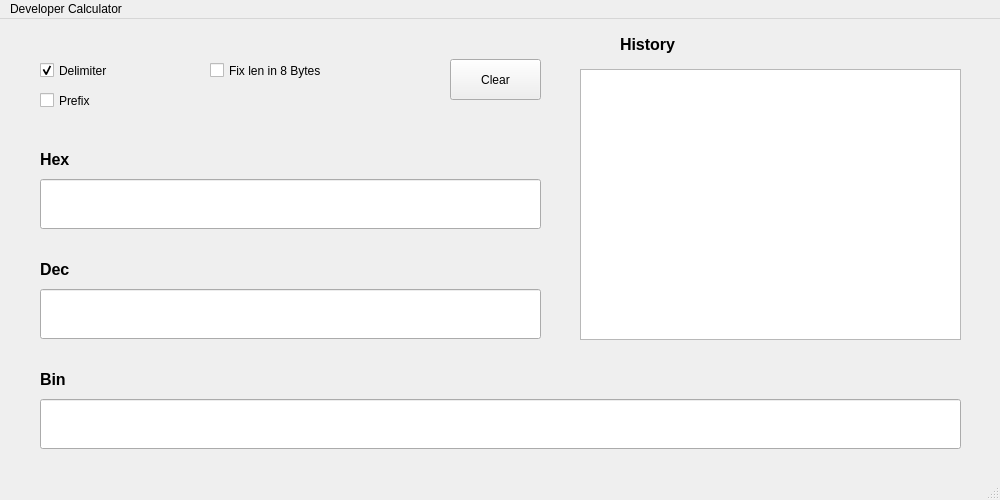
<?xml version="1.0" encoding="UTF-8"?>
<ui version="4.0">
 <class>DevCalcWindow</class>
 <widget class="QMainWindow" name="DevCalcWindow">
  <property name="geometry">
   <rect>
    <x>0</x>
    <y>0</y>
    <width>1000</width>
    <height>500</height>
   </rect>
  </property>
  <property name="font">
   <font>
    <family>Times New Roman</family>
    <pointsize>30</pointsize>
   </font>
  </property>
  <property name="windowTitle">
   <string>MainWindow</string>
  </property>
  <property name="styleSheet">
   <string notr="true">QMainWindow
{
}
QLineEdit
{
}
QLineEdit:hover
{
	background-color: rgb(181, 181, 181);
}
</string>
  </property>
  <widget class="QWidget" name="centralwidget">
   <property name="styleSheet">
    <string notr="true"/>
   </property>
   <widget class="QLabel" name="HistoryLabel">
    <property name="geometry">
     <rect>
      <x>620</x>
      <y>10</y>
      <width>181</width>
      <height>31</height>
     </rect>
    </property>
    <property name="text">
     <string>&lt;html&gt;&lt;head/&gt;&lt;body&gt;&lt;p&gt;&lt;span style=&quot; font-size:12pt; font-weight:700;&quot;&gt;History&lt;/span&gt;&lt;/p&gt;&lt;/body&gt;&lt;/html&gt;</string>
    </property>
   </widget>
   <widget class="QCheckBox" name="DelimiterCB">
    <property name="geometry">
     <rect>
      <x>40</x>
      <y>40</y>
      <width>221</width>
      <height>23</height>
     </rect>
    </property>
    <property name="text">
     <string>Delimiter</string>
    </property>
    <property name="checked">
     <bool>true</bool>
    </property>
   </widget>
   <widget class="QCheckBox" name="PrefixCB">
    <property name="geometry">
     <rect>
      <x>40</x>
      <y>70</y>
      <width>221</width>
      <height>23</height>
     </rect>
    </property>
    <property name="text">
     <string>Prefix</string>
    </property>
   </widget>
   <widget class="QPushButton" name="ClearBnt">
    <property name="geometry">
     <rect>
      <x>450</x>
      <y>40</y>
      <width>91</width>
      <height>41</height>
     </rect>
    </property>
    <property name="text">
     <string>Clear</string>
    </property>
   </widget>
   <widget class="QPlainTextEdit" name="HistoryText">
    <property name="geometry">
     <rect>
      <x>580</x>
      <y>50</y>
      <width>381</width>
      <height>271</height>
     </rect>
    </property>
   </widget>
   <widget class="QLabel" name="HexLabel">
    <property name="geometry">
     <rect>
      <x>40</x>
      <y>130</y>
      <width>181</width>
      <height>21</height>
     </rect>
    </property>
    <property name="text">
     <string>&lt;html&gt;&lt;head/&gt;&lt;body&gt;&lt;p&gt;&lt;span style=&quot; font-size:12pt; font-weight:700;&quot;&gt;Hex&lt;/span&gt;&lt;/p&gt;&lt;/body&gt;&lt;/html&gt;</string>
    </property>
   </widget>
   <widget class="QLabel" name="BinLabel">
    <property name="geometry">
     <rect>
      <x>40</x>
      <y>350</y>
      <width>181</width>
      <height>21</height>
     </rect>
    </property>
    <property name="text">
     <string>&lt;html&gt;&lt;head/&gt;&lt;body&gt;&lt;p&gt;&lt;span style=&quot; font-size:12pt; font-weight:700;&quot;&gt;Bin&lt;/span&gt;&lt;/p&gt;&lt;/body&gt;&lt;/html&gt;</string>
    </property>
   </widget>
   <widget class="QLineEdit" name="DecText">
    <property name="geometry">
     <rect>
      <x>40</x>
      <y>270</y>
      <width>501</width>
      <height>50</height>
     </rect>
    </property>
    <property name="font">
     <font>
      <family>Times New Roman</family>
      <pointsize>14</pointsize>
     </font>
    </property>
    <property name="focusPolicy">
     <enum>Qt::ClickFocus</enum>
    </property>
    <property name="whatsThis">
     <string>&lt;html&gt;&lt;head/&gt;&lt;body&gt;&lt;p&gt;0x{hex}&lt;/p&gt;&lt;/body&gt;&lt;/html&gt;</string>
    </property>
    <property name="styleSheet">
     <string notr="true">hex_text
{
	background-color: rgb(255, 170, 0)
}</string>
    </property>
    <property name="inputMask">
     <string/>
    </property>
    <property name="text">
     <string notr="true" extracomment="Hex value"/>
    </property>
    <property name="alignment">
     <set>Qt::AlignRight|Qt::AlignTrailing|Qt::AlignVCenter</set>
    </property>
   </widget>
   <widget class="QLineEdit" name="BinText">
    <property name="geometry">
     <rect>
      <x>40</x>
      <y>380</y>
      <width>921</width>
      <height>50</height>
     </rect>
    </property>
    <property name="font">
     <font>
      <family>Times New Roman</family>
      <pointsize>14</pointsize>
     </font>
    </property>
    <property name="focusPolicy">
     <enum>Qt::ClickFocus</enum>
    </property>
    <property name="whatsThis">
     <string>&lt;html&gt;&lt;head/&gt;&lt;body&gt;&lt;p&gt;0x{hex}&lt;/p&gt;&lt;/body&gt;&lt;/html&gt;</string>
    </property>
    <property name="styleSheet">
     <string notr="true">hex_text
{
	background-color: rgb(255, 170, 0)
}</string>
    </property>
    <property name="inputMask">
     <string/>
    </property>
    <property name="text">
     <string notr="true" extracomment="Hex value"/>
    </property>
    <property name="alignment">
     <set>Qt::AlignRight|Qt::AlignTrailing|Qt::AlignVCenter</set>
    </property>
   </widget>
   <widget class="QLineEdit" name="HexText">
    <property name="geometry">
     <rect>
      <x>40</x>
      <y>160</y>
      <width>501</width>
      <height>50</height>
     </rect>
    </property>
    <property name="font">
     <font>
      <family>Times New Roman</family>
      <pointsize>14</pointsize>
     </font>
    </property>
    <property name="focusPolicy">
     <enum>Qt::ClickFocus</enum>
    </property>
    <property name="whatsThis">
     <string>&lt;html&gt;&lt;head/&gt;&lt;body&gt;&lt;p&gt;0x{hex}&lt;/p&gt;&lt;/body&gt;&lt;/html&gt;</string>
    </property>
    <property name="styleSheet">
     <string notr="true">hex_text
{
	background-color: rgb(255, 170, 0)
}</string>
    </property>
    <property name="inputMask">
     <string/>
    </property>
    <property name="text">
     <string notr="true" extracomment="Hex value"/>
    </property>
    <property name="alignment">
     <set>Qt::AlignRight|Qt::AlignTrailing|Qt::AlignVCenter</set>
    </property>
   </widget>
   <widget class="QLabel" name="DecLabel">
    <property name="geometry">
     <rect>
      <x>40</x>
      <y>240</y>
      <width>181</width>
      <height>21</height>
     </rect>
    </property>
    <property name="text">
     <string>&lt;html&gt;&lt;head/&gt;&lt;body&gt;&lt;p&gt;&lt;span style=&quot; font-size:12pt; font-weight:700;&quot;&gt;Dec&lt;/span&gt;&lt;/p&gt;&lt;/body&gt;&lt;/html&gt;</string>
    </property>
   </widget>
   <widget class="QCheckBox" name="FixLenCB">
    <property name="geometry">
     <rect>
      <x>210</x>
      <y>40</y>
      <width>221</width>
      <height>23</height>
     </rect>
    </property>
    <property name="text">
     <string>Fix len in 8 Bytes</string>
    </property>
   </widget>
  </widget>
  <widget class="QMenuBar" name="menubar">
   <property name="geometry">
    <rect>
     <x>0</x>
     <y>0</y>
     <width>1000</width>
     <height>25</height>
    </rect>
   </property>
   <widget class="QMenu" name="menuDeveloper">
    <property name="title">
     <string>Developer Calculator</string>
    </property>
   </widget>
   <addaction name="menuDeveloper"/>
  </widget>
  <widget class="QStatusBar" name="statusbar"/>
 </widget>
 <resources/>
 <connections/>
</ui>
